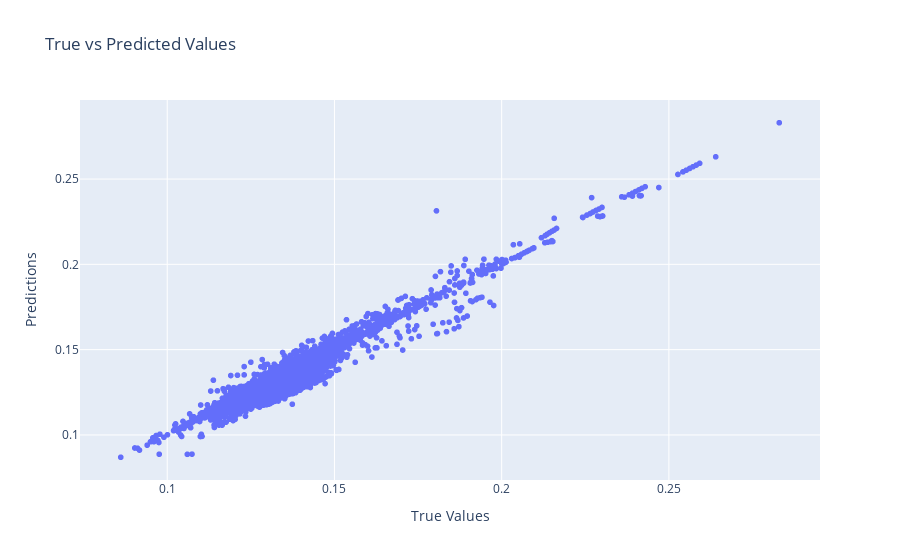

Write notebook code for a chart like this one.
### Code cell
import plotly.express as px
# Assuming df_new contains  dataset and y_true, y_pred are the true and predicted values
df_new['y_true'] = y_true
df_new['y_pred'] = y_pred

# Create an interactive scatter plot
fig = px.scatter(df_new, x='y_true', y='y_pred', title='True vs Predicted Values', 
                 labels={'y_true': 'True Values', 'y_pred': 'Predictions'},
                 hover_data=df_new.columns)  # Hover over to see the details

# Show the plot
fig.show()

### Figure 1 — Plotly figure (JSON) as saved in the notebook; plotly's stock layout.template omitted (floating-point values rounded to 4 significant figures; data arrays with more than 128 entries replaced by an {"elided": "..."} marker saying what was removed)
{"data": [{"customdata": {"elided": "3053x7 float values"}, "hovertemplate": "True Values=%{x}<br>Predictions=%{y}<br>mA=%{customdata[0]}<br>mB=%{customdata[1]}<br>T=%{customdata[2]}<br>KA=%{customdata[3]}<br>KB=%{customdata[4]}<br>mAKA=%{customdata[5]}<br>mBKB=%{customdata[6]}<extra></extra>", "legendgroup": "", "marker": {"color": "#636efa", "symbol": "circle"}, "mode": "markers", "name": "", "showlegend": false, "type": "scattergl", "x": {"elided": "3053 float values"}, "xaxis": "x", "y": {"elided": "3053 float values"}, "yaxis": "y"}], "layout": {"legend": {"tracegroupgap": 0}, "title": {"text": "True vs Predicted Values"}, "xaxis": {"anchor": "y", "domain": [0, 1], "title": {"text": "True Values"}}, "yaxis": {"anchor": "x", "domain": [0, 1], "title": {"text": "Predictions"}}}}
